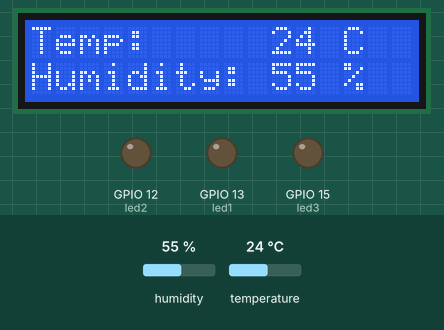
This program was run on a simulated ESP32 board running MicroPython. Parts: 16×2 character LCD, output pins drawn as LEDs (lit = HIGH). Inputs (shaded band) come from the test bench; at power-on: temperature 24 °C, humidity 55 %. What the program prints to the serial console is not drawn.

Above: at 3.5 s.
3.6 s: temperature set to 27 °C
At 6.4 s:
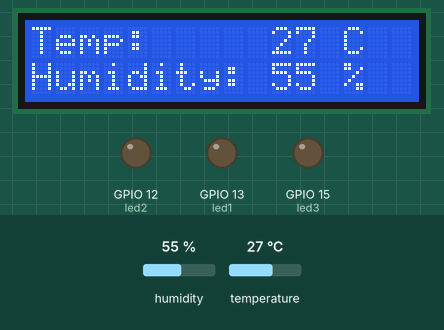
9.5 s: temperature set to 12 °C
At 11.3 s:
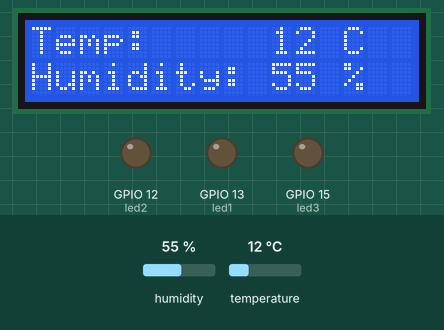
12.7 s: humidity set to 22 %
At 13.8 s:
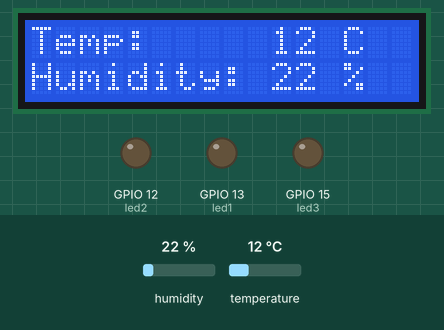
15.9 s: temperature set to 28 °C
At 19.2 s:
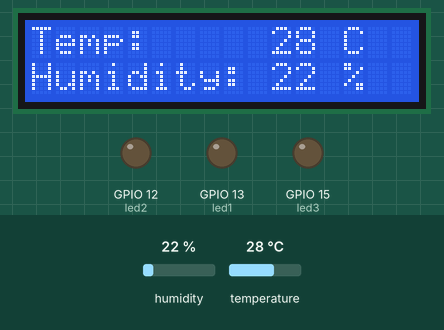
19.4 s: humidity set to 40 %
At 22.0 s:
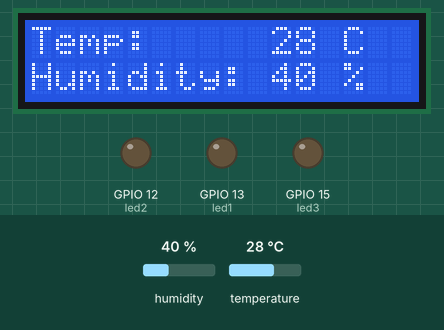
Timing chart, 0 to 23.5 s (numbered marks = the images above; inputs shaded):
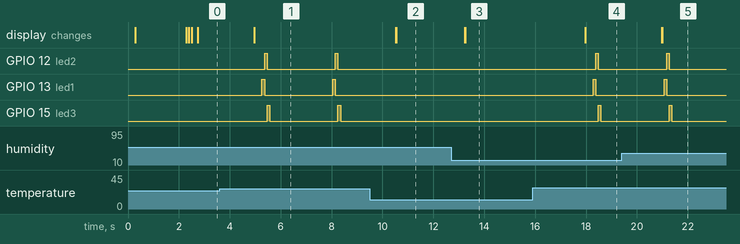

The program:

DHT11_LCD.py
```python
import dht
from machine import Pin, I2C
from esp32_i2c_lcd import I2cLcd
import time

i2c = I2C(0, scl=Pin(22), sda=Pin(21), freq=40000)
lcd = I2cLcd(i2c, 0x27, 2, 16)


sensor = dht.DHT11(Pin(4))

led1=Pin(13,Pin.OUT)
led2=Pin(12,Pin.OUT)
led3=Pin(15,Pin.OUT)


def print_lcd(text, col=0, row=0):
    lcd.move_to(col, row)
    for char in text:
        lcd.putstr(char)
        time.sleep_ms(10)

lcd.clear()
print_lcd("System Starting", 0, 0)
time.sleep(2)
lcd.clear()

while True:

    try:
        sensor.measure()
        temp = sensor.temperature()
        hum = sensor.humidity()

        print_lcd(f"Temp:     {temp} C  ", 0, 0)
        print_lcd(f"Humidity: {hum} %  ", 0, 1)
        print(f"Temp: {temp}°C | Humidity: {hum}%")

        if temp> 25:
            led1.on()
            time.sleep(0.1)
            led1.off()
            time.sleep(0.001)

            led2.on()
            time.sleep(0.1)
            led2.off()
            time.sleep(0.001)

            led3.on()
            time.sleep(0.1)
            led3.off()
            time.sleep(0.001)

        else:
            led1.off()
            led2.off()
            led3.off()


    except OSError:

        print_lcd("Sensor Error!   ", 0, 0)
        print("Sensor read error")


    time.sleep(2)
```

Measured:
- the behaviour switches between 25 and 26 °C on temperature (found by bisection; images 0 and 1)
- after the input at 3.6 s, GPIO 12 (led2): alternates HIGH for 0.10 s and LOW for 2.7 s, starting after 1.8 s; GPIO 13 (led1): alternates HIGH for 0.10 s and LOW for 2.7 s, starting after 1.7 s; GPIO 15 (led3): alternates HIGH for 0.10 s and LOW for 2.7 s, starting after 1.9 s; the display: changes after 1.4 s (image 1)
- after the input at 9.5 s, GPIO 12 (led2): stays LOW (without the input it goes to HIGH after 1.4 s); GPIO 13 (led1): stays LOW (without the input it goes to HIGH after 1.3 s); GPIO 15 (led3): stays LOW (without the input it goes to HIGH after 1.5 s); the display: first changes after 1.0 s (image 2 shows a later state)
- after the input at 12.7 s, the display: first changes after 0.53 s (image 3 shows a later state)
- after the input at 15.9 s, GPIO 12 (led2): LOW → HIGH after 2.5 s, → LOW 0.10 s later; GPIO 13 (led1): LOW → HIGH after 2.4 s, → LOW 0.10 s later; GPIO 15 (led3): LOW → HIGH after 2.6 s, → LOW 0.10 s later; the display: first changes after 2.1 s (image 4 shows a later state)
- after the input at 19.4 s, the display: first changes after 1.6 s (image 5 shows a later state)
